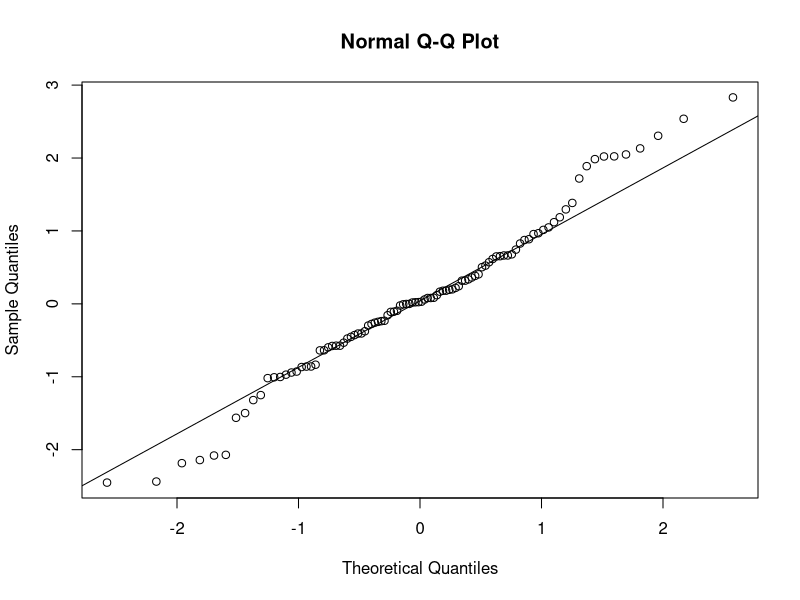
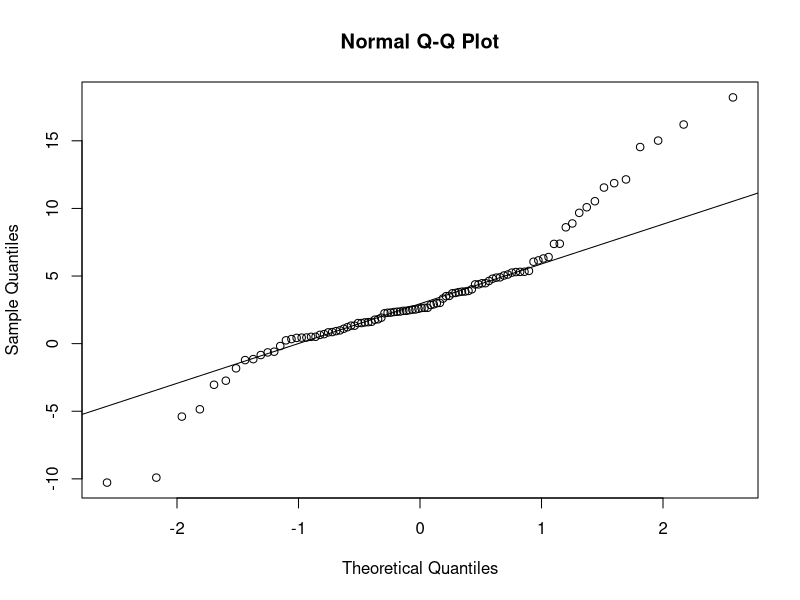
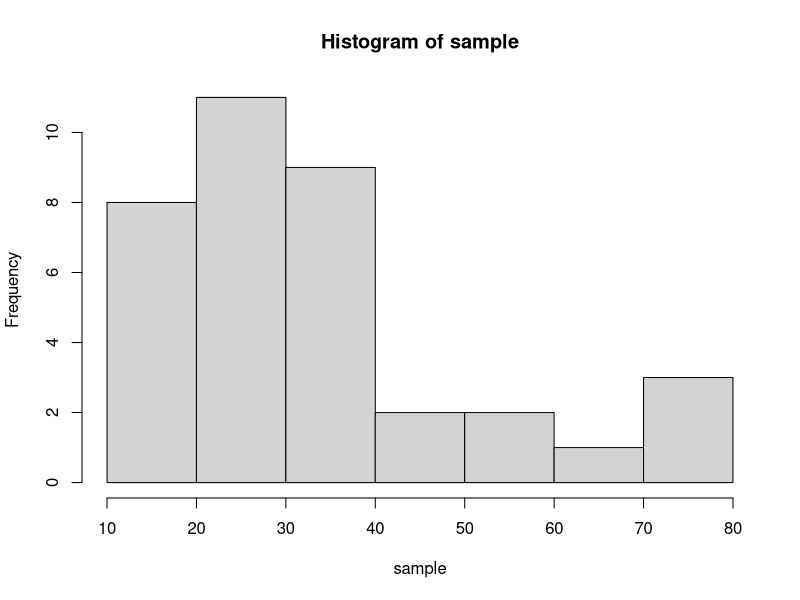
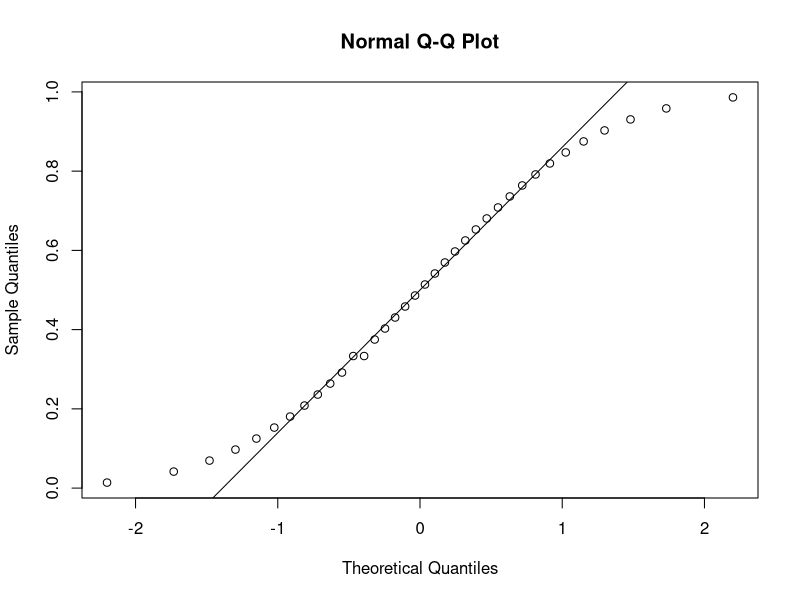

These figures' R source, in order:
## ---- chunk 1
##Q1.a
x.t <- rt(100, df=10)
qqnorm(x.t)
qqline(x.t)
shapiro.test(x.t)
## ---- chunk 2
##Q1.b
z1 <- rnorm(100)
z2 <- rnorm(100)
z3 <- rnorm(100)
z4 <- rnorm(100)
z5 <- rnorm(100)
x.chisq <- z1^1 +z2^2 +z3^3+z4^2+z5^2
qqnorm(x.chisq)
qqline(x.chisq)
shapiro.test(x.chisq)
## ---- chunk 3
##Q2.a&b
sample <-c(26.4,23.5,25.4,22.9,25.2,39.2,25.5,31.9,26.0,44.6,35.5,38.6,
30.1,31.0,30.8,32.8,47.7,39.1,55.3,50.7,73.8,71.1,68.4,77.1,
19.4,19.3,18.7,19.0,23.2,21.3,23.2,19.9,18.9,19.8,19.6,21.9)
mu <- mean(sample)
sd <- sd(sample)
print("Mean of sample:")
print(mu)
print("Standard Deviation of sample: ")
print(sd)
n<- length(sample)
CI_upper <- mu + 1.96*(sd/sqrt(n))
CI_lower <- mu -  1.96*(sd/sqrt(n))
print("Confidence interval for mean:- Lower Bound: ")
print(CI_lower)
print("Upper Bound: ")
print(CI_upper)
ss=(n-1)*sd^2                        #Sum of square
chi1=qchisq(p=.05, df=n-1, lower.tail=FALSE)    #Chi square critical value(left)
chi2=qchisq(p=.05, df=n-1, lower.tail=TRUE)     #Chi square critical value(right)
CI_sdLower <- sqrt(ss/chi1)
CI_sdUpper <- sqrt(ss/chi2)
print("Confidence interval for mean:- Lower Bound: ")
print(CI_sdLower)
print("Upper Bound: ")
print(CI_sdUpper)
## ---- chunk 4
##Q3
sample <-c(26.4,23.5,25.4,22.9,25.2,39.2,25.5,31.9,26.0,44.6,35.5,38.6,
30.1,31.0,30.8,32.8,47.7,39.1,55.3,50.7,73.8,71.1,68.4,77.1,
19.4,19.3,18.7,19.0,23.2,21.3,23.2,19.9,18.9,19.8,19.6,21.9)
hist(sample)
sample.s <- sort(sample)
ranks <-rank(sample.s)
n <- length(sample.s)
p <- (ranks-0.5)/n
z.quantile <- qqnorm(p)
qqline(p)


